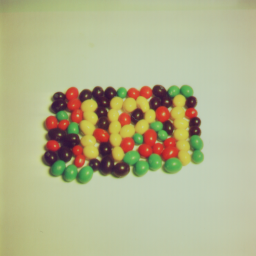
#> input picture images/input/beans.tiff, 256 x 256 px
$ python -i image_processing.py   (imports and definitions only)
#> lines starting #> are read from the running program, lines starting #| are printed output that depends on the picture
#> further down, picture is the input picture: shape (256, 256, 3); mean B, G, R 142.3, 180.6, 179.2
import cv2
import numpy as np

def segment_color(hsv_image, lower_range, upper_range):
    """Isolate specific colors using HSV thresholding."""
    mask = cv2.inRange(hsv_image, np.array(lower_range), np.array(upper_range))
    return mask

def apply_clahe(image, clip_limit=2.0, tile_grid=(8, 8)):
    """Apply Contrast Limited Adaptive Histogram Equalization to the V channel."""
#> called with clip_limit = 2, tile_grid = (8, 8)
    hsv = cv2.cvtColor(image, cv2.COLOR_BGR2HSV)
#> hsv: shape (256, 256, 3); mean H, S, V 41.7, 66.5, 188.5
    h, s, v = cv2.split(hsv)
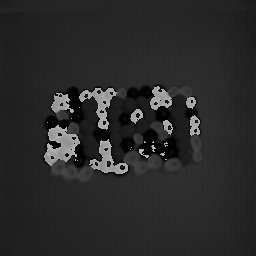
#> h: shape (256, 256); min 0, max 179, mean 41.7
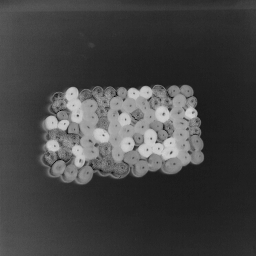
#> s: shape (256, 256); min 8, max 210, mean 66.5
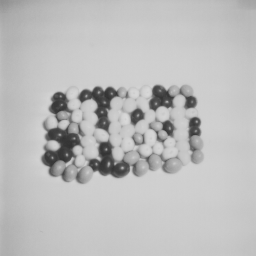
#> v: shape (256, 256); min 50, max 218, mean 188.5
    clahe = cv2.createCLAHE(clipLimit=clip_limit, tileGridSize=tile_grid)
    v_enhanced = clahe.apply(v)
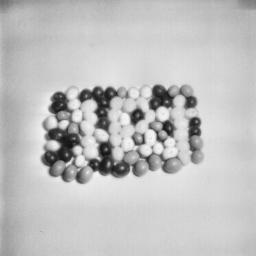
#> v_enhanced: shape (256, 256); min 19, max 244, mean 192
    return cv2.cvtColor(cv2.merge([h, s, v_enhanced]), cv2.COLOR_HSV2BGR)
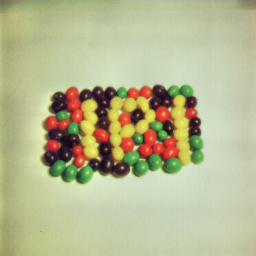
#> returned value: shape (256, 256, 3); mean B, G, R 144.6, 184.1, 182.3

def equalize_v_channel(image):
    """Global histogram equalization on the Value channel to preserve Hue."""
    hsv = cv2.cvtColor(image, cv2.COLOR_BGR2HSV)
    h, s, v = cv2.split(hsv)
    v_eq = cv2.equalizeHist(v)
    return cv2.cvtColor(cv2.merge([h, s, v_eq]), cv2.COLOR_HSV2BGR)

def pseudo_color(gray_image, colormap='jet'):
    """Map grayscale intensities to color for better human visualization."""
    cmaps = {'jet': cv2.COLORMAP_JET, 'hot': cv2.COLORMAP_HOT, 'cool': cv2.COLORMAP_COOL}
    return cv2.applyColorMap(gray_image, cmaps.get(colormap, cv2.COLORMAP_JET))

>>> import cv2
>>> picture = cv2.imread('../images/input/beans.tiff')
>>> result = apply_clahe(picture)

$ run again, on images/input/foggy.jpg
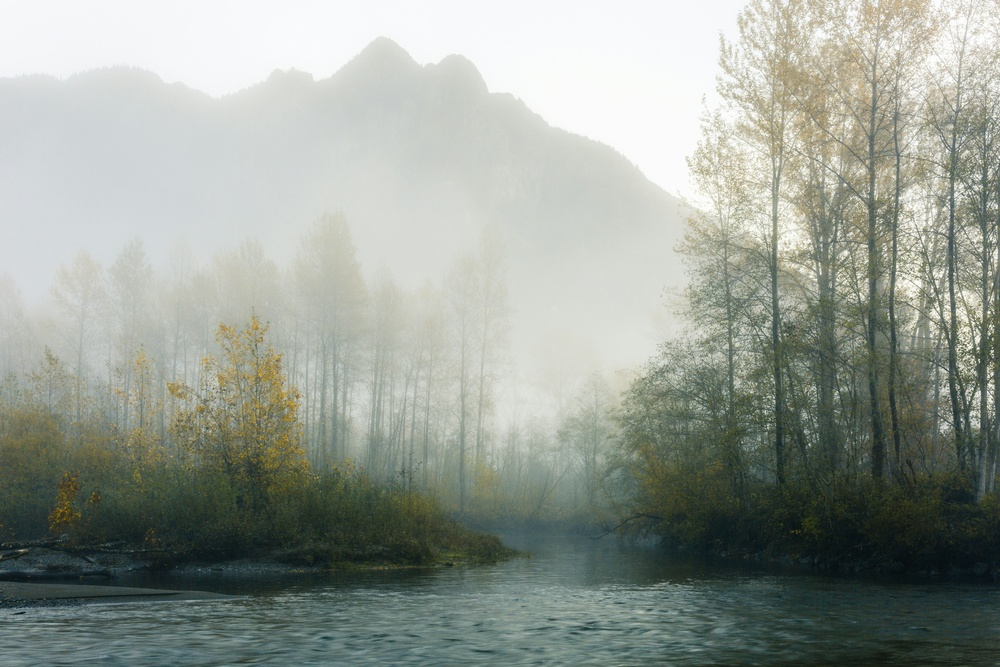
#> input picture images/input/foggy.jpg, 1000 x 667 px, shrunk from 5496 x 3664 before the run
#> picture is the input picture: shape (667, 1000, 3); mean B, G, R 148, 156.4, 149.7
#> hsv: shape (667, 1000, 3); mean H, S, V 60.6, 33, 157.1
#> in apply_clahe, `h, s, v = cv2.split(hsv)`:
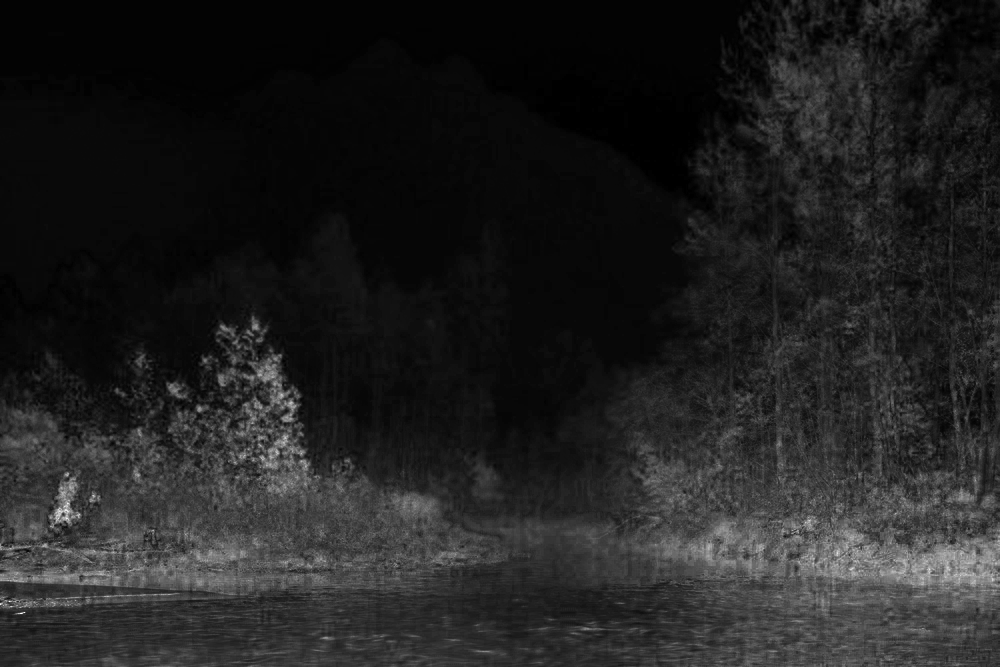
#> s: shape (667, 1000); min 0, max 255, mean 33
#> in apply_clahe, `return cv2.cvtColor(cv2.merge([h, s, v_enhanced]), cv2.COLOR_HSV2BGR)`:
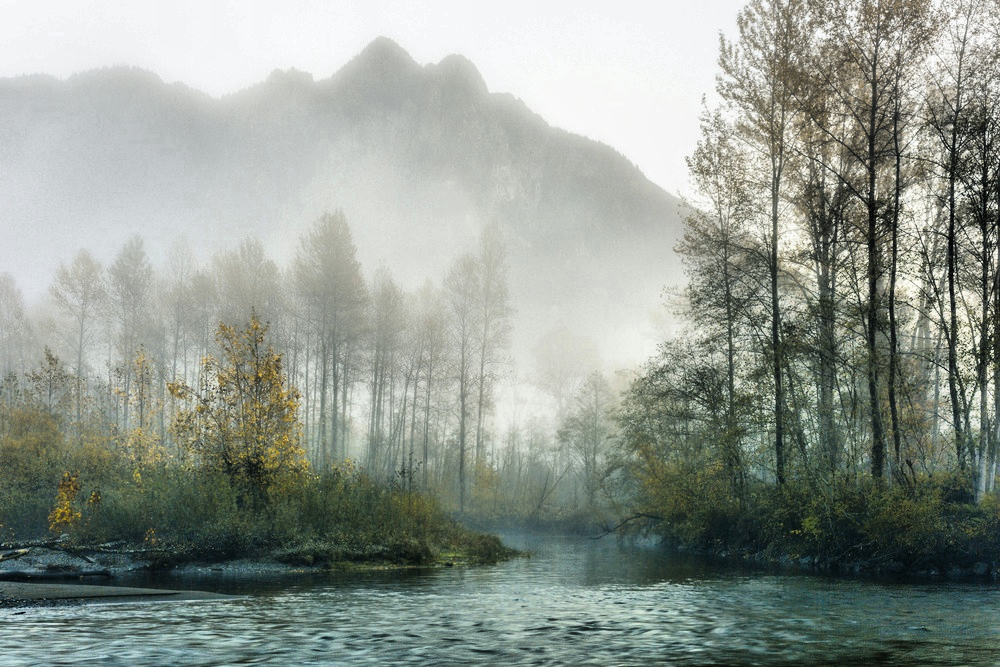
#> returned value: shape (667, 1000, 3); mean B, G, R 144, 152.4, 144.5
